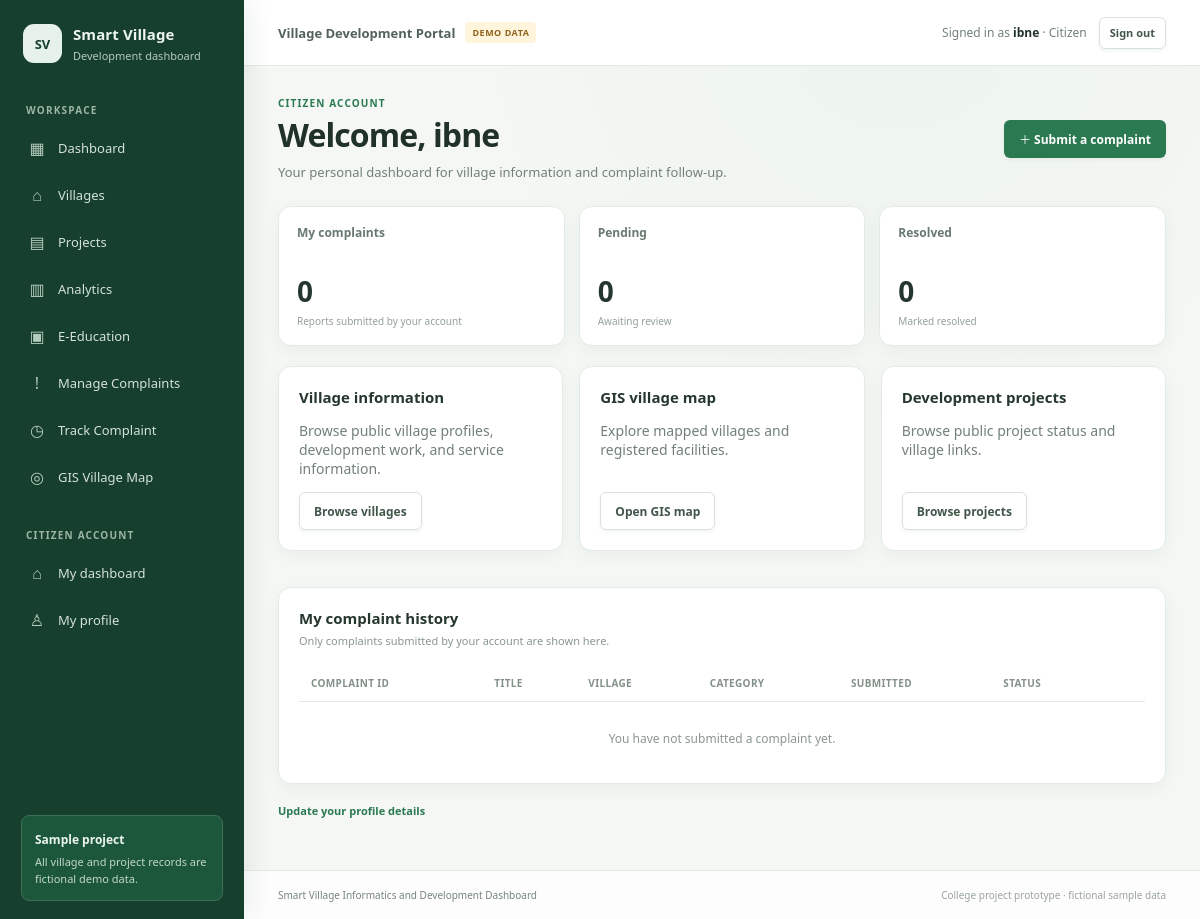
Before: /citizen/dashboard (signed in) with the older database file.
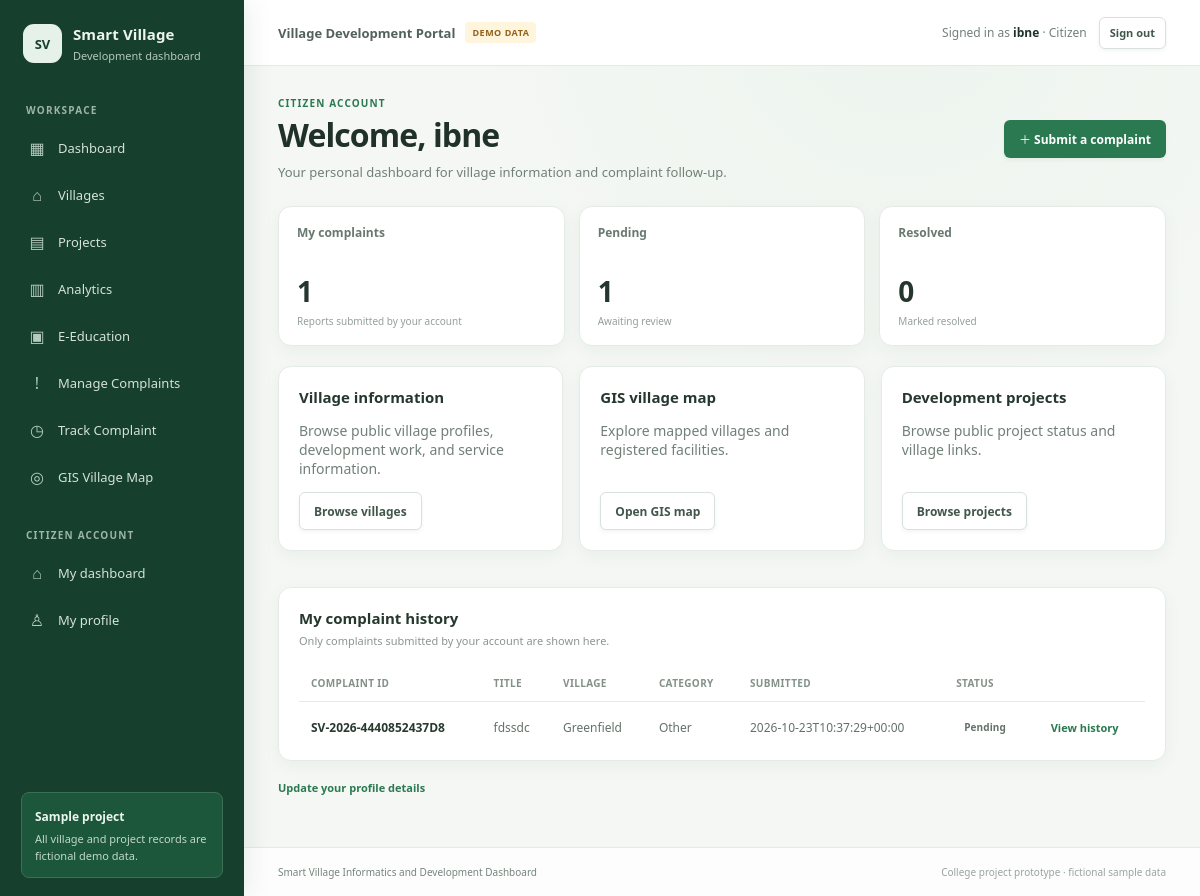
After: the same page with the newer database file.
### tables this page shows
CREATE TABLE complaints (
            id INTEGER PRIMARY KEY AUTOINCREMENT,
            complaint_id TEXT NOT NULL UNIQUE,
            tracking_token_hash TEXT NOT NULL,
            citizen_name TEXT NOT NULL,
            contact_number TEXT,
            village_id INTEGER NOT NULL,
            owner_user_id INTEGER,
            category TEXT NOT NULL CHECK (category IN (
                'Drinking Water', 'Roads and Transportation', 'Electricity',
                'Waste Management', 'Drainage and Sanitation', 'Education',
                'Healthcare', 'Agriculture', 'Other'
            )),
            title TEXT NOT NULL,
            description TEXT NOT NULL,
            location_description TEXT NOT NULL,
            photo_path TEXT,
            status TEXT NOT NULL DEFAULT 'Pending'
                CHECK (status IN ('Pending', 'In Progress', 'Resolved', 'Rejected')),
            assigned_officer TEXT,
            created_at TEXT NOT NULL,
            updated_at TEXT NOT NULL,
            FOREIGN KEY (village_id) REFERENCES villages (id) ON DELETE RESTRICT,
            FOREIGN KEY (owner_user_id) REFERENCES users (id) ON DELETE SET NULL
        );

CREATE TABLE villages (
            id INTEGER PRIMARY KEY AUTOINCREMENT,
            name TEXT NOT NULL UNIQUE,
            district TEXT NOT NULL,
            population INTEGER NOT NULL CHECK (population >= 0),
            schools INTEGER NOT NULL CHECK (schools >= 0),
            healthcare_centers INTEGER NOT NULL CHECK (healthcare_centers >= 0),
            road_status TEXT NOT NULL,
            water_availability INTEGER NOT NULL CHECK (water_availability BETWEEN 0 AND 100),
            agriculture TEXT NOT NULL
        , latitude REAL CHECK (latitude IS NULL OR latitude BETWEEN -90 AND 90), longitude REAL CHECK (longitude IS NULL OR longitude BETWEEN -180 AND 180), coordinates_verified INTEGER NOT NULL DEFAULT 0 CHECK (coordinates_verified IN (0, 1)));

### app.py (the view)
@app.get("/citizen/dashboard")
@roles_required("citizen")
def citizen_dashboard():
    db = get_db()
    user_id = g.current_user["id"]
    complaints = db.execute(
        """SELECT complaints.*, villages.name AS village_name
           FROM complaints JOIN villages ON villages.id = complaints.village_id
           WHERE complaints.owner_user_id = ? ORDER BY complaints.created_at DESC""",
        (user_id,),
    ).fetchall()
    return render_template("citizen_dashboard.html", complaints=complaints)

### app.py (called while the page is built)
def get_db():
    if "db" not in g:
        g.db = sqlite3.connect(app.config["DATABASE"])
        g.db.row_factory = sqlite3.Row
        g.db.execute("PRAGMA foreign_keys = ON")
    return g.db

@app.context_processor
def inject_template_helpers():
    return {
        "csrf_token": lambda: session.get("_csrf_token", ""),
        "current_user": getattr(g, "current_user", None),
    }

def roles_required(*roles):
    def decorator(view):
        @wraps(view)
        def wrapped_view(**kwargs):
            user = getattr(g, "current_user", None)
            if user is None:
                login_endpoint = (
                    "officer_login" if "village_officer" in roles else "citizen_login"
                )
                return redirect(url_for(login_endpoint, next=request.path))
            if user["role"] not in roles:
                abort(403)
            return view(**kwargs)
        return wrapped_view
    return decorator

### templates/citizen_dashboard.html (shortened to what this page needs)
{% extends "base.html" %}
{% block head %}<link rel="stylesheet" href="{{ url_for('static', filename='css/auth.css') }}">{% endblock %}
{% block content %}
<div class="page-heading"><div><p class="eyebrow">CITIZEN ACCOUNT</p><h1>Welcome, {{ current_user.name }}</h1><p class="muted">Your personal dashboard for village information and complaint follow-up.</p></div><a class="button button-primary" href="{{ url_for('manage_complaints') }}">＋ Submit a complaint</a></div>
<section class="stat-grid citizen-stats"><article class="stat-card"><span class="stat-label">My complaints</span><strong>{{ complaints|length }}</strong><small>Reports submitted by your account</small></article><article class="stat-card"><span class="stat-label">Pending</span><strong>{{ complaints|selectattr('status', 'equalto', 'Pending')|list|length }}</strong><small>Awaiting review</small></article><article class="stat-card"><span class="stat-label">Resolved</span><strong>{{ complaints|selectattr('status', 'equalto', 'Resolved')|list|length }}</strong><small>Marked resolved</small></article></section>
<section class="content-grid citizen-shortcuts"><article class="panel"><h2>Village information</h2><p class="muted">Browse public village profiles, development work, and service information.</p><a class="button button-outline" href="{{ url_for('villages') }}">Browse villages</a></article><article class="panel"><h2>GIS village map</h2><p class="muted">Explore mapped villages and registered facilities.</p><a class="button button-outline" href="{{ url_for('gis_map') }}">Open GIS map</a></article><article class="panel"><h2>Development projects</h2><p class="muted">Browse public project status and village links.</p><a class="button button-outline" href="{{ url_for('projects') }}">Browse projects</a></article></section>
<section class="panel table-panel"><div class="panel-heading"><div><h2>My complaint history</h2><p>Only complaints submitted by your account are shown here.</p></div></div><div class="table-scroll"><table><thead><tr><th>Complaint ID</th><th>Title</th><th>Village</th><th>Category</th><th>Submitted</th><th>Status</th><th></th></tr></thead><tbody>{% for complaint in complaints %}<tr><td class="cell-strong">{{ complaint.complaint_id }}</td><td>{{ complaint.title }}</td><td>{{ complaint.village_name }}</td><td>{{ complaint.category }}</td><td>{{ complaint.created_at }}</td><td><span class="status status-{{ complaint.status|lower|replace(' ', '-') }}">{{ complaint.status }}</span></td><td><a class="text-link" href="{{ url_for('track_complaint') }}?complaint_id={{ complaint.complaint_id|urlencode }}">View history</a></td></tr>{% else %}<tr><td colspan="7" class="empty-state">You have not submitted a complaint yet.</td></tr>{% endfor %}</tbody></table></div></section>
<p class="small-note"><a class="text-link" href="{{ url_for('citizen_profile') }}">Update your profile details</a></p>
{% endblock %}

Changed rows visible on the page:
added complaints: complaint_id "SV-2026-4440852437D8", title "fdssdc", village_name "Greenfield", category "Other", created_at "2026-10-23T10:37:29+00:00", status "Pending"
Other visible differences:
{{ complaints|length }}: "0" → "1"
{{ complaints|selectattr('status', 'equalto', 'Pending')|list|length }}: "0" → "1"
text no longer shown: "You have not submitted a complaint yet."
